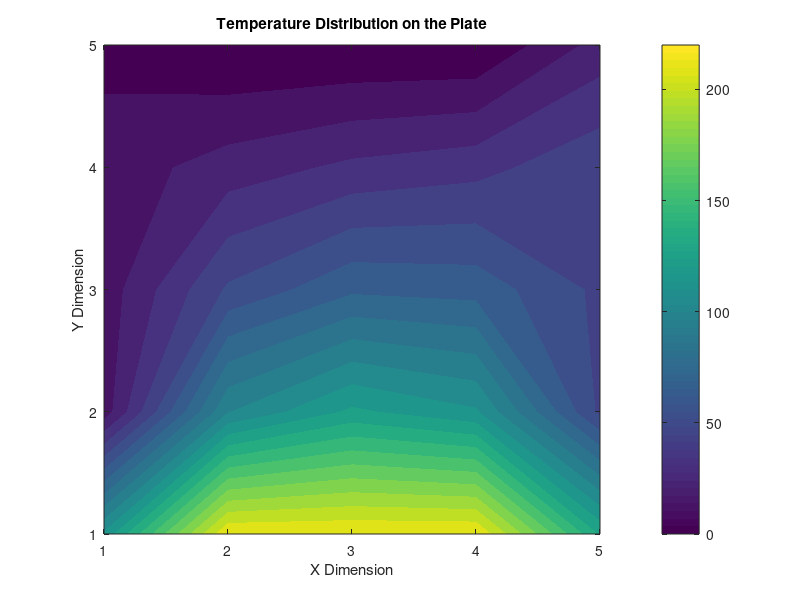
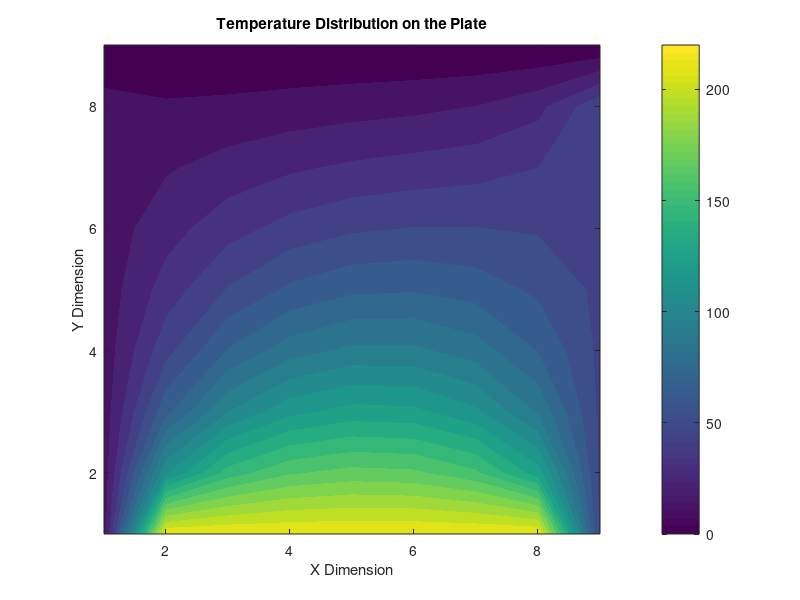
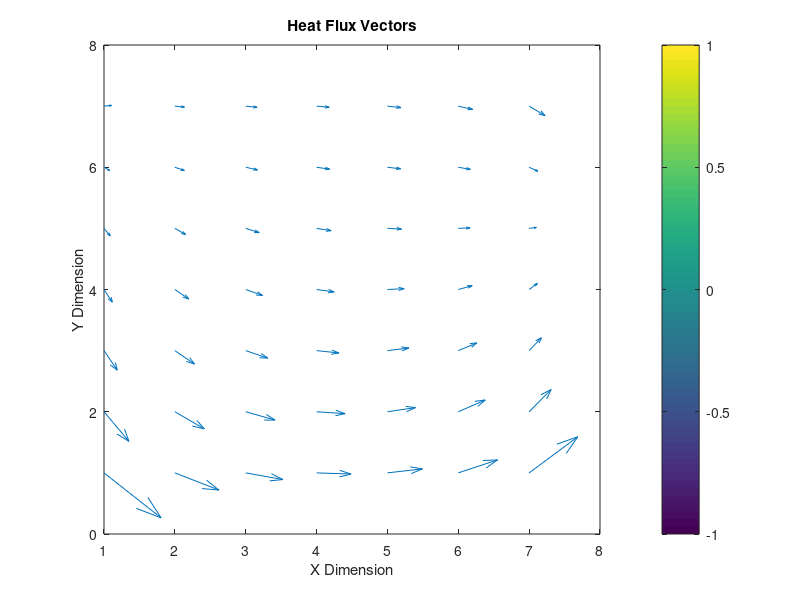
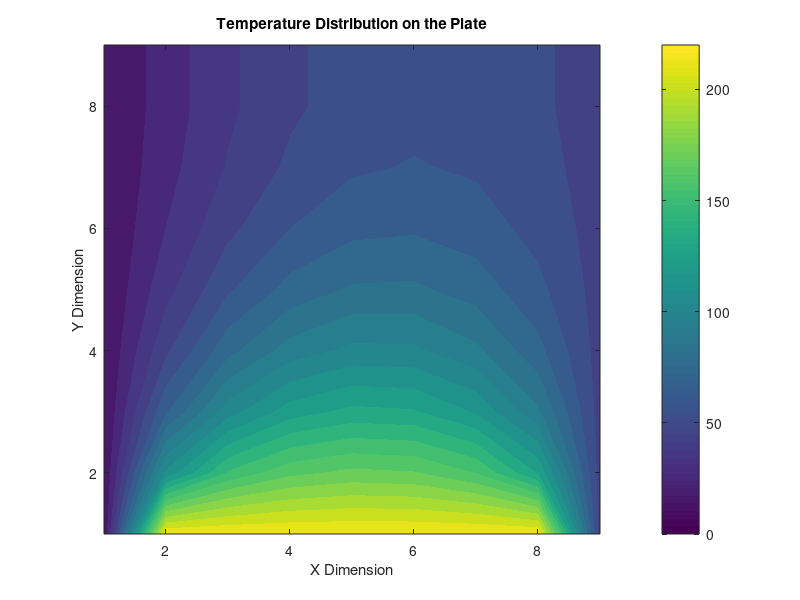

Recreate these plots in MATLAB, in order.
%% Excercise 6.1. 

% Parameters
omega = 1.2; % Relaxation factor
tolerance = 1e-2; % Convergence criterion (1%)
max_iter = 10000; % Maximum number of iterations

% Grid setup
N = 5; % Adjusted for finer resolution (includes boundaries)
T = zeros(N); % Initialize temperature grid

% Updated Boundary conditions
T(1, :) = 220;  % Top boundary set to 220 degrees
T(:, 1) = 15;   % Left boundary set to 15 degrees
T(:, N) = 50;   % Right boundary set to 50 degrees
T(N, :) = 0;    % Bottom boundary set to 0 degrees

% Handling corners specifically2
T(1, 1) = (T(1, 2) + T(2, 1)) / 2;  % Average of neighboring boundary points
T(1, N) = (T(1, N-1) + T(2, N)) / 2;  % Top right corner
T(N, 1) = (T(N-1, 1) + T(N, 2)) / 2;  % Bottom left corner
T(N, N) = (T(N-1, N) + T(N, N-1)) / 2;  % Bottom right corner

% Iterative solver using Gauss-Seidel method
for iteration = 1:max_iter
    max_change = 0;
    for i = 2:N-1
        for j = 2:N-1
            old_T = T(i, j);
            % Simple average of the neighboring points
            new_T = (T(i+1, j) + T(i-1, j) + T(i, j+1) + T(i, j-1)) / 4;
            % Applying relaxation factor
            T(i, j) = (1 - omega) * old_T + omega * new_T;
            % Track the maximum change
            max_change = max(max_change, abs(T(i, j) - old_T));
        end
    end
    
    % Check for convergence
    if max_change < tolerance
        fprintf('Convergence achieved after %d iterations.\n', iteration);
        break;
    end
end

% Display the final temperature distribution
disp(T);

% Plot the temperature distribution
figure; % Create a new figure window
contourf(T, 20, 'LineColor', 'none'); % Create a filled contour plot with 20 levels
colorbar; % Add a color bar to indicate the temperature scale
caxis([0 220]); % Set color axis scaling to include the boundary condition temperatures
title('Temperature Distribution on the Plate');
xlabel('X Dimension');
ylabel('Y Dimension');


%% Exercise 6.2
% Parameters
omega = 1.2; % Relaxation factor
tolerance = 1e-2; % Convergence criterion (1%)
max_iter = 10000; % Maximum number of iterations

% Grid setup
N = 9; % Grid size, assuming a 9x9 grid including boundaries
delta_x = 0.05; % Grid spacing in meters (5 cm)
delta_y = 0.05; % Grid spacing in meters (5 cm)
T = zeros(N); % Initialize temperature grid

% Boundary conditions for Exercise 6.2
T(1, :) = 220;  % Top boundary set to 220 degrees
T(:, 1) = 15;   % Left boundary set to 15 degrees
T(:, N) = 50;   % Right boundary set to 50 degrees
T(N, :) = 0;    % Bottom boundary set to 0 degrees

% Iterative solver using Gauss-Seidel method with relaxation
for iteration = 1:max_iter
    max_change = 0;
    for i = 2:N-1
        for j = 2:N-1
            old_T = T(i, j);
            new_T = (T(i+1, j) + T(i-1, j) + T(i, j+1) + T(i, j-1)) / 4;
            T(i, j) = (1 - omega) * old_T + omega * new_T;
            max_change = max(max_change, abs(T(i, j) - old_T));
        end
    end
    
    if max_change < tolerance
        fprintf('Convergence achieved after %d iterations.\n', iteration);
        break;
    end
end

% Display the final temperature distribution
disp(T);

% Plot the temperature distribution
figure; % Create a new figure window
contourf(T, 20, 'LineColor', 'none'); % Create a filled contour plot with 20 levels
colorbar; % Add a color bar to indicate the temperature scale
caxis([0 220]); % Set color axis scaling to include the boundary condition temperatures
title('Temperature Distribution on the Plate');
xlabel('X Dimension');
ylabel('Y Dimension');


%% Exercise 6.3 

% Parameters
omega = 1.2; % Relaxation factor
tolerance = 1e-2; % Convergence criterion (1%)
max_iter = 10000; % Maximum number of iterations
k = 1; % Thermal conductivity (adjust based on your material)

% Grid setup
N = 9; % Adjusted for finer resolution (includes boundaries)
delta_x = 0.05; % Grid spacing in meters (assuming 5 cm as before)
delta_y = 0.05; % Grid spacing in meters (assuming 5 cm as before)
T = zeros(N); % Initialize temperature grid

% Updated Boundary conditions for Exercise 6.2
T(1, :) = 220;  % Top boundary set to 220 degrees
T(:, 1) = 15;   % Left boundary set to 15 degrees
T(:, N) = 50;   % Right boundary set to 50 degrees
T(N, :) = 0;    % Bottom boundary set to 0 degrees

% Iterative solver using Gauss-Seidel method
for iteration = 1:max_iter
    max_change = 0;
    for i = 2:N-1
        for j = 2:N-1
            old_T = T(i, j);
            new_T = (T(i+1, j) + T(i-1, j) + T(i, j+1) + T(i, j-1)) / 4;
            T(i, j) = (1 - omega) * old_T + omega * new_T;
            max_change = max(max_change, abs(T(i, j) - old_T));
        end
    end
    
    if max_change < tolerance
        fprintf('Convergence achieved after %d iterations.\n', iteration);
        break;
    end
end

% Calculate gradients and heat flux
grad_x = zeros(N-2, N-2);
grad_y = zeros(N-2, N-2);
q_x = zeros(N-2, N-2);
q_y = zeros(N-2, N-2);

for i = 2:N-1
    for j = 2:N-1
        grad_x(i-1, j-1) = (T(i+1, j) - T(i-1, j)) / (2 * delta_x);
        grad_y(i-1, j-1) = (T(i, j+1) - T(i, j-1)) / (2 * delta_y);
        q_x(i-1, j-1) = -k * grad_x(i-1, j-1);
        q_y(i-1, j-1) = -k * grad_y(i-1, j-1);
    end
end

% Display results
disp('Heat flux in x-direction (q_x):');
disp(q_x);
disp('Heat flux in y-direction (q_y):');
disp(q_y);

% Optional: Plotting heat flux vectors
figure;
quiver(q_x, q_y);
title('Heat Flux Vectors');
xlabel('X Dimension');
ylabel('Y Dimension');
colorbar; % Adds a color scale for vector magnitude if needed


%% Exercise 6.4 

% Parameters
omega = 1.2; % Relaxation factor
tolerance = 1e-2; % Convergence criterion (1%)
max_iter = 10000; % Maximum number of iterations

% Grid setup
N = 9; % Adjusted for finer resolution (includes boundaries)
T = zeros(N); % Initialize temperature grid

% Updated Boundary conditions for Exercise 6.4
T(1, :) = 220;  % Top boundary set to 220 degrees
T(:, 1) = 15;   % Left boundary set to 15 degrees
T(:, N) = 50;   % Right boundary set to 50 degrees
% Insulated bottom boundary
for j = 2:N-1
    T(N, j) = T(N-1, j);  % Set bottom boundary equal to the row just above it
end

% Iterative solver using Gauss-Seidel method
for iteration = 1:max_iter
    max_change = 0;
    for i = 2:N-1
        for j = 2:N-1
            old_T = T(i, j);
            new_T = (T(i+1, j) + T(i-1, j) + T(i, j+1) + T(i, j-1)) / 4;
            T(i, j) = (1 - omega) * old_T + omega * new_T;
            max_change = max(max_change, abs(T(i, j) - old_T));
        end
    end
    % Update the insulated boundary after each iteration to maintain the condition
    for j = 2:N-1
        T(N, j) = T(N-1, j);
    end
    
    if max_change < tolerance
        fprintf('Convergence achieved after %d iterations.\n', iteration);
        break;
    end
end

% Display the final temperature distribution
disp(T);

% Plot the temperature distribution
figure; % Create a new figure window
contourf(T, 20, 'LineColor', 'none'); % Create a filled contour plot with 20 levels
colorbar; % Add a color bar to indicate the temperature scale
caxis([0 220]); % Set color axis scaling to include the boundary condition temperatures
title('Temperature Distribution on the Plate');
xlabel('X Dimension');
ylabel('Y Dimension');


%% Exercise 6.5

% Parameters
omega = 1.2; % Relaxation factor
tolerance = 1e-2; % Convergence criterion (1%)
max_iter = 10000; % Maximum number of iterations
k = 1; % Thermal conductivity (adjust based on your material)

% Grid setup
N = 7; % Adjusted for 5 points with boundary nodes (5 interior + 2 boundary)
delta_x = 0.05; % Grid spacing in meters (assuming 5 cm as before)
delta_y = 0.05; % Grid spacing in meters (assuming 5 cm as before)
T = zeros(N); % Initialize temperature grid

% Specified temperatures at the top and right boundaries
T(1, :) = [0, 12.5, 25, 37.5, 50, 37.5, 25];  % Top boundary from left to right
T(:, N) = [0, 12.5, 25, 37.5, 50, 37.5, 25]'; % Right boundary from top to bottom

% Insulated left and bottom boundaries
for j = 2:N-1
    T(N, j) = T(N-1, j); % Insulated bottom boundary
    T(j, 1) = T(j, 2);   % Insulated left boundary
end

% Iterative solver using Gauss-Seidel method
for iteration = 1:max_iter
    max_change = 0;
    for i = 2:N-1
        for j = 2:N-1
            old_T = T(i, j);
            new_T = (T(i+1, j) + T(i-1, j) + T(i, j+1) + T(i, j-1)) / 4;
            T(i, j) = (1 - omega) * old_T + omega * new_T;
            max_change = max(max_change, abs(T(i, j) - old_T));
        end
    end
    
    % Reapply insulated boundary conditions after each iteration
    for j = 2:N-1
        T(N, j) = T(N-1, j);
        T(j, 1) = T(j, 2);
    end
    
    if max_change < tolerance
        fprintf('Convergence achieved after %d iterations.\n', iteration);
        break;
    end
end

% Calculate gradients and heat flux
grad_x = zeros(N-2, N-2);
grad_y = zeros(N-2, N-2);
q_x = zeros(N-2, N-2);
q_y = zeros(N-2, N-2);

for i = 2:N-1
    for j = 2:N-1
        grad_x(i-1, j-1) = (T(i+1, j) - T(i-1, j)) / (2 * delta_x);
        grad_y(i-1, j-1) = (T(i, j+1) - T(i, j-1)) / (2 * delta_y);
        q_x(i-1, j-1) = -k * grad_x(i-1, j-1);
        q_y(i-1, j-1) = -k * grad_y(i-1, j-1);
    end
end

% Display results and plot
disp('Temperature Distribution:');
disp(T);
disp('Heat flux in x-direction (q_x):');
disp(q_x);
disp('Heat flux in y-direction (q_y):');
disp(q_y);

figure; % Create a new figure window
subplot(1, 2, 1);
contourf(T, 20, 'LineColor', 'none'); % Temperature distribution
title('Temperature Distribution on the Plate');
colorbar;
subplot(1, 2, 2);
quiver(q_x, q_y); % Heat flux vectors
title('Heat Flux Vectors');
colorbar;
